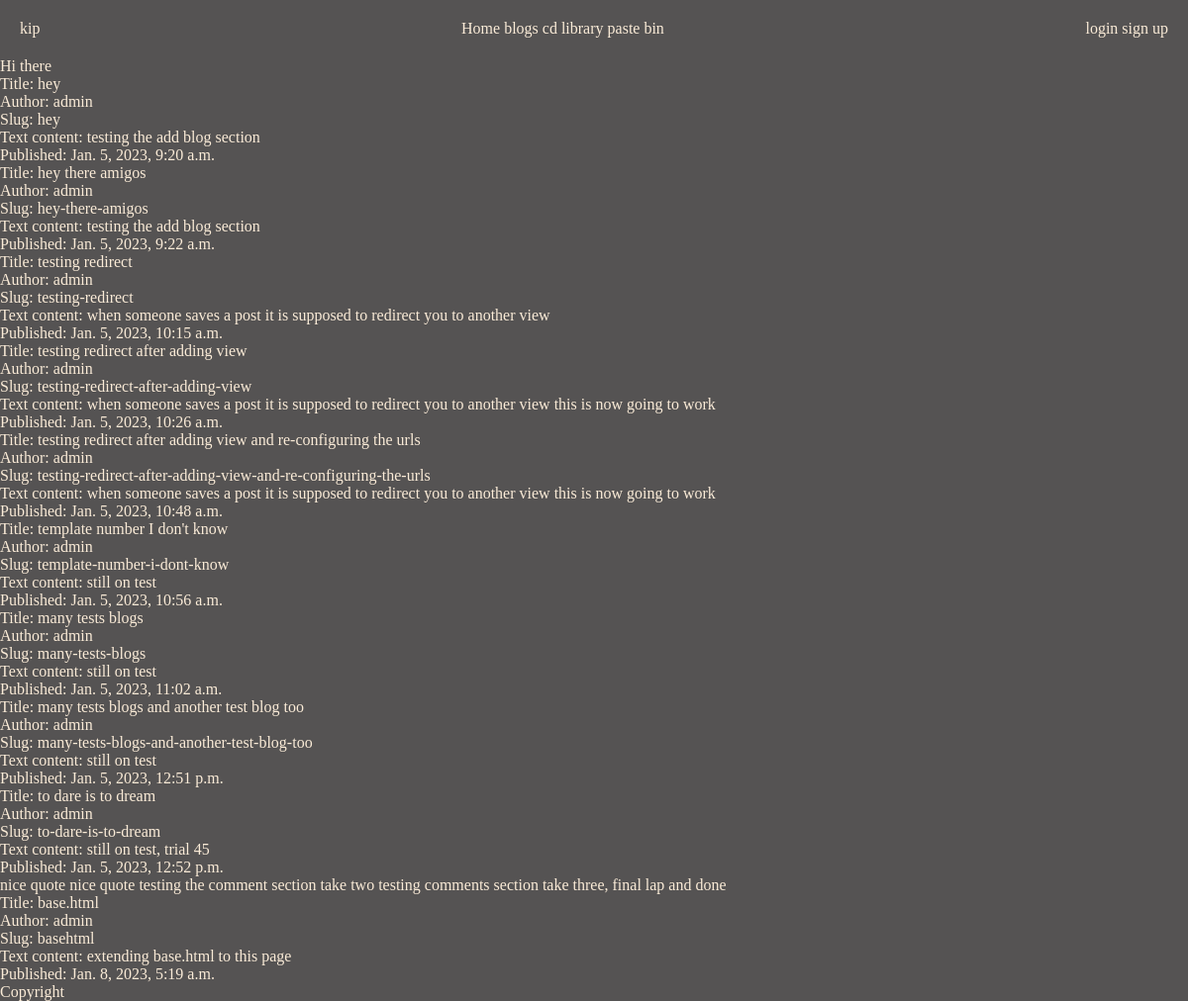
Screenshot of /blog/ with the database file from the repository.
### blog/models.py (models this page shows, shortened)
class Post(models.Model):
    title = models.CharField(max_length=100)
    textContent = models.TextField(blank=True, null=True)
    slug = models.SlugField(unique=True)
    created_on = models.DateTimeField(auto_now_add=True)
    author = models.ForeignKey(User, on_delete=models.CASCADE)

class Comment(models.Model):
    name = models.CharField(max_length=42)
    email = models.EmailField(max_length=75)
    website = models.URLField(max_length=200,null=True, blank=True)
    text = models.TextField()
    post = models.ForeignKey(Post, on_delete=models.CASCADE)
    created_on = models.DateTimeField(auto_now_add=True)

### blog/views.py (the view)
# urls.py: path("",views.PostListView.as_view(), name="index"),
class PostListView(ListView):
    model = Post
    context_object_name = 'posts'

### templates/blog/post_list.html (shortened to what this page needs)
{% extends 'base.html' %}
{% block content %}
    <p>Hi there {{ user.username }}</p>
    {% if posts %}
        {% for post in posts %}
            <p>
                <div>
                    <label for="title">Title:</label>
                    {{ post.title }}
                </div>
                <div>
                    <label for="author">Author:</label>
                    {{ post.author }}
                </div>
                <div>
                    <label for="slug">Slug:</label>
                    {{ post.slug }}
                </div>
                <div>
                    <label for="textContent">Text content:</label>
                    {{ post.textContent }}
                </div>
                <div>
                    <label for="created_on">Published:</label>
                    {{ post.created_on }}
                </div>
                <div>
                    {% if post.comment_set.all %}
                        {% for comment in post.comment_set.all %}
                            {{ comment.text }}
                        {% endfor %}
                    {% endif %}
                </div>
            </p>
        {% endfor %}
    {% else %}
        <p>
            No posts yet
        </p>
    {% endif %}
{% endblock %}

### templates/base.html (shortened to what this page needs)
<!DOCTYPE html>
<html lang="en">
    <head>
    {% load static %}
    <link rel="stylesheet" type="text/css" href="{% static 'navbar.css' %}">
</head>
<body>
    <div class="container">
        <div>
            <a href="{% url 'home' %}">kip</a>
        </div>
        <div class="pages">
            <ul>
              <li><a href="{% url 'home' %}">Home</a></li>
              <li><a href="{% url 'index' %}">blogs</a></li>
              <li><a href = "{% url 'cds' %}">cd library</a></li>
              <li><a href="{% url 'pastebin_paste_list' %}">paste bin</a></li>
            </ul>
        </div>
        <div class="authentication">
            {% if user.is_authenticated %}
                <ul>
                    <li><a href="{% url 'change_password' pk=request.user.pk %}">Hi, {{ user.username }}</a></li>
                    <li><a href="{% url 'logout' %}">Logout</a></li>
                </ul>
            {% else %}
                <ul>
                    <li><a href="{% url 'login' %}">login</a></li>
                    <li><a href="{% url 'signup' %}">sign up</a></li>
                </ul>
            {% endif %}
        </div>
    </div>
    <main>
        {% block content %}{% endblock %}
    </main>
    <footer>
      Copyright {{ today|date:"Y" }}
    </footer>
  </body>
</html>

### static/navbar.css (style rules this page uses)
* { color: antiquewhite; background-color: rgb(85, 83, 83); margin: 0; padding: 0; }
ul { list-style-type: none; }
li { display: inline; }
a { text-decoration: none; }
.container { display: flex; }
.container > div { margin: 20px; flex-grow: 3; }
.authentication { text-align: end; }
.pages { text-align: center; }

### rows the page displays
Post: title "hey", author "admin", slug "hey", textContent "testing the add blog section", created_on "Jan. 5, 2023, 9:20 a.m."
Post: title "hey there amigos", author "admin", slug "hey-there-amigos", textContent "testing the add blog section", created_on "Jan. 5, 2023, 9:22 a.m."
Post: title "testing redirect", author "admin", slug "testing-redirect", textContent "when someone saves a post it is supposed to redirect you to another view", created_on "Jan. 5, 2023, 10:15 a.m."
Post: title "testing redirect after adding view", author "admin", slug "testing-redirect-after-adding-view", textContent "when someone saves a post it is supposed to redirect you to another view this is now going to work", created_on "Jan. 5, 2023, 10:26 a.m."
Post: title "testing redirect after adding view and re-configuring the urls", author "admin", slug "testing-redirect-after-adding-view-and-re-configuring-the-urls", textContent "when someone saves a post it is supposed to redirect you to another view this is now going to work", created_on "Jan. 5, 2023, 10:48 a.m."
Post: title "template number I don't know", author "admin", slug "template-number-i-dont-know", textContent "still on test", created_on "Jan. 5, 2023, 10:56 a.m."
Post: title "many tests blogs", author "admin", slug "many-tests-blogs", textContent "still on test", created_on "Jan. 5, 2023, 11:02 a.m."
Post: title "many tests blogs and another test blog too", author "admin", slug "many-tests-blogs-and-another-test-blog-too", textContent "still on test", created_on "Jan. 5, 2023, 12:51 p.m."
Post: title "to dare is to dream", author "admin", slug "to-dare-is-to-dream", textContent "still on test, trial 45", created_on "Jan. 5, 2023, 12:52 p.m."
Comment: text "nice quote"
Comment: text "nice quote"
Comment: text "testing the comment section take two"
Comment: text "testing comments section take three, final lap and done"
Post: title "base.html", author "admin", slug "basehtml", textContent "extending base.html to this page", created_on "Jan. 8, 2023, 5:19 a.m."
